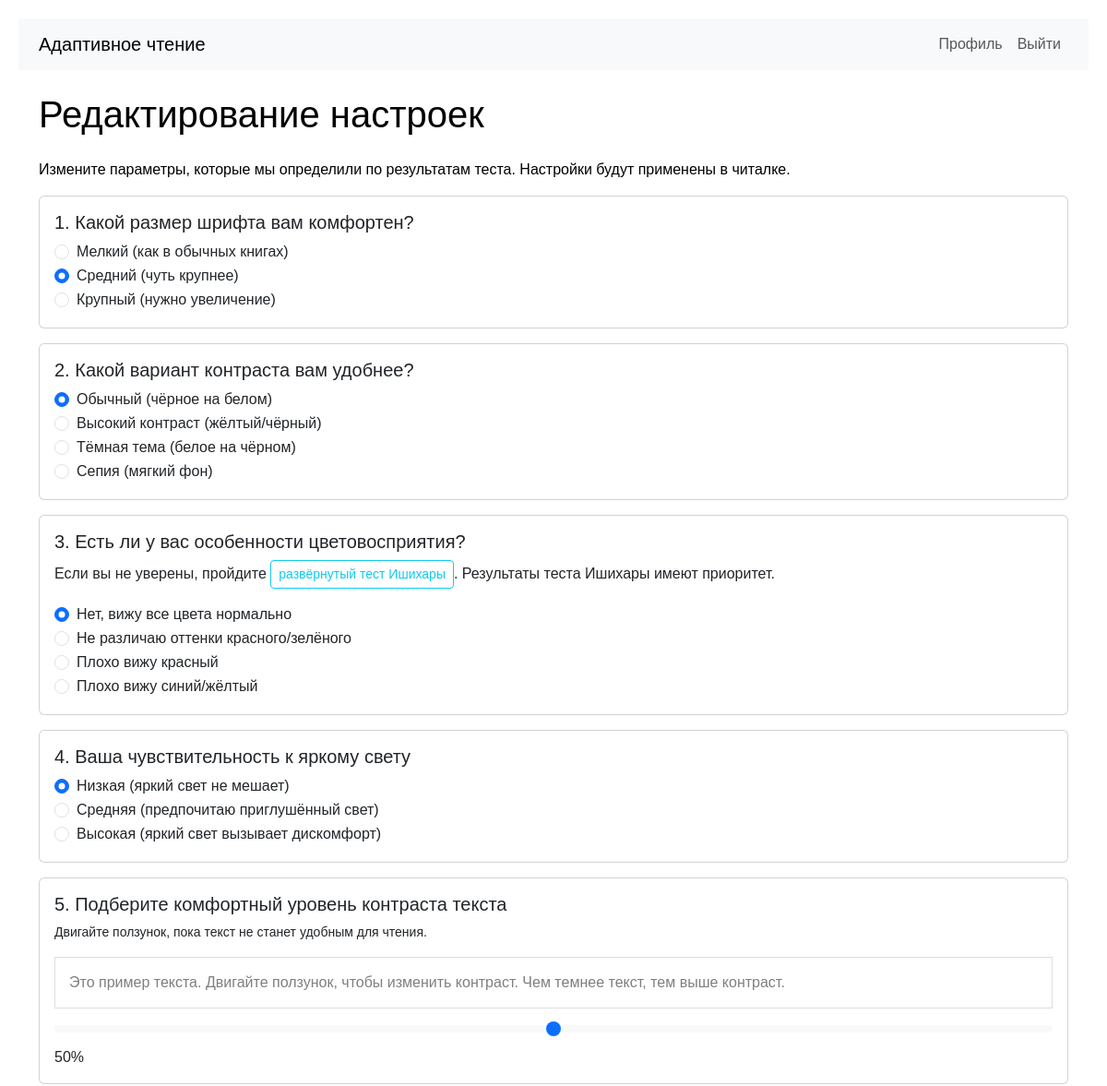
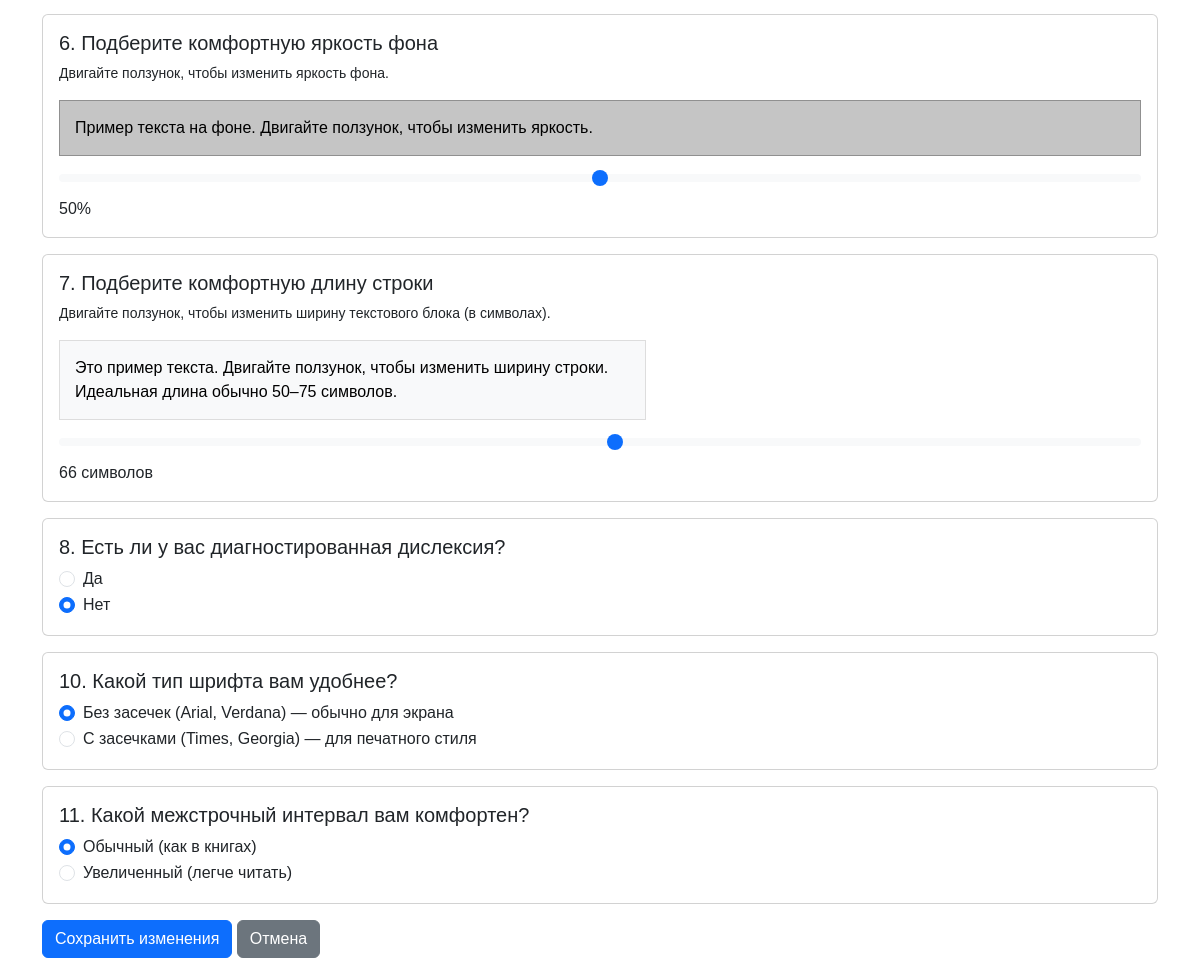
/profile/edit (signed in), run on the app's committed database (2 pictures, top to bottom).
### app.py (models this page shows, shortened)
class User(db.Model):
    id = db.Column(db.Integer, primary_key=True)
    username = db.Column(db.String(80), unique=True, nullable=False, default='user1')
    password_hash = db.Column(db.String(200))
    contrast = db.Column(db.String(20))       # 'high', 'medium', 'low'
    color_vision = db.Column(db.String(20))   # 'normal', 'deutan', 'protan', 'tritan'
    font_pref = db.Column(db.String(20))      # 'small', 'medium', 'large'
    theme_pref = db.Column(db.String(20))     # 'light', 'dark', 'sepia', 'high_contrast'
    line_height = db.Column(db.String(20), default='normal')      # 'normal' или 'large'
    color_blindness_type = db.Column(db.String(20), default='none')   # 'none', 'protanopia', 'deuteranopia', 'tritanopia'
    has_dyslexia = db.Column(db.Boolean, default=False)
    light_sensitivity_level = db.Column(db.String(20), default='low')   # 'low', 'medium', 'high'
    preferred_font = db.Column(db.String(50), default='Roboto')   # новое поле
    created_at = db.Column(db.DateTime, default=datetime.utcnow)

### app.py (the view, shortened to what this page needs)
@app.route('/profile/edit', methods=['GET', 'POST'])
def edit_profile():
    if 'user_id' not in session:
        return redirect(url_for('login'))
    user = User.query.get(session['user_id'])
    if not user:
        return redirect(url_for('login'))
    return render_template('profile_edit.html', user=user)

### app.py (called while the page is built)
@app.context_processor
def inject_user():
    return dict(session=session)

### templates/profile_edit.html (shortened to what this page needs)
{% extends "base.html" %}
{% block content %}
<h1 class="mb-4">Редактирование настроек</h1>
<p>Измените параметры, которые мы определили по результатам теста. Настройки будут применены в читалке.</p>
<form method="POST" action="{{ url_for('edit_profile') }}">
    <div class="card mb-3">
        <div class="card-body">
            <h5 class="card-title">1. Какой размер шрифта вам комфортен?</h5>
            <div class="form-check">
                <input class="form-check-input" type="radio" name="vision" id="vision_small" value="small" {% if user.font_pref == 'small' %}checked{% endif %}>
                <label class="form-check-label" for="vision_small">Мелкий (как в обычных книгах)</label>
            </div>
            <div class="form-check">
                <input class="form-check-input" type="radio" name="vision" id="vision_medium" value="medium" {% if user.font_pref == 'medium' or not user.font_pref %}checked{% endif %}>
                <label class="form-check-label" for="vision_medium">Средний (чуть крупнее)</label>
            </div>
            <div class="form-check">
                <input class="form-check-input" type="radio" name="vision" id="vision_large" value="large" {% if user.font_pref == 'large' %}checked{% endif %}>
                <label class="form-check-label" for="vision_large">Крупный (нужно увеличение)</label>
            </div>
        </div>
    </div>
    <div class="card mb-3">
        <div class="card-body">
            <h5 class="card-title">2. Какой вариант контраста вам удобнее?</h5>
            <div class="form-check">
                <input class="form-check-input" type="radio" name="theme" id="theme_normal" value="normal" {% if user.theme_pref == 'normal' %}checked{% endif %}>
                <label class="form-check-label" for="theme_normal">Обычный (чёрное на белом)</label>
            </div>
            <div class="form-check">
                <input class="form-check-input" type="radio" name="theme" id="theme_high" value="high" {% if user.theme_pref == 'high' %}checked{% endif %}>
                <label class="form-check-label" for="theme_high">Высокий контраст (жёлтый/чёрный)</label>
            </div>
            <div class="form-check">
                <input class="form-check-input" type="radio" name="theme" id="theme_dark" value="dark" {% if user.theme_pref == 'dark' %}checked{% endif %}>
                <label class="form-check-label" for="theme_dark">Тёмная тема (белое на чёрном)</label>
            </div>
            <div class="form-check">
                <input class="form-check-input" type="radio" name="theme" id="theme_sepia" value="sepia" {% if user.theme_pref == 'sepia' %}checked{% endif %}>
                <label class="form-check-label" for="theme_sepia">Сепия (мягкий фон)</label>
            </div>
        </div>
    </div>
    <div class="card mb-3">
        <div class="card-body">
            <h5 class="card-title">3. Есть ли у вас особенности цветовосприятия?</h5>
            <p>Если вы не уверены, пройдите <a href="{{ url_for('ishihara_test') }}" class="btn btn-sm btn-outline-info">развёрнутый тест Ишихары</a>. Результаты теста Ишихары имеют приоритет.</p>
            <div class="form-check">
                <input class="form-check-input" type="radio" name="color_vision" id="color_normal" value="normal" {% if user.color_vision == 'normal' %}checked{% endif %}>
                <label class="form-check-label" for="color_normal">Нет, вижу все цвета нормально</label>
            </div>
            <div class="form-check">
                <input class="form-check-input" type="radio" name="color_vision" id="color_deutan" value="deutan" {% if user.color_vision == 'deutan' %}checked{% endif %}>
                <label class="form-check-label" for="color_deutan">Не различаю оттенки красного/зелёного</label>
            </div>
            <div class="form-check">
                <input class="form-check-input" type="radio" name="color_vision" id="color_protan" value="protan" {% if user.color_vision == 'protan' %}checked{% endif %}>
                <label class="form-check-label" for="color_protan">Плохо вижу красный</label>
            </div>
            <div class="form-check">
                <input class="form-check-input" type="radio" name="color_vision" id="color_tritan" value="tritan" {% if user.color_vision == 'tritan' %}checked{% endif %}>
                <label class="form-check-label" for="color_tritan">Плохо вижу синий/жёлтый</label>
            </div>
        </div>
    </div>
    <div class="card mb-3">
        <div class="card-body">
            <h5 class="card-title">4. Ваша чувствительность к яркому свету</h5>
            <div class="form-check">
                <input class="form-check-input" type="radio" name="light_sensitivity_level" id="light_low" value="low" {% if user.light_sensitivity_level == 'low' %}checked{% endif %}>
                <label class="form-check-label" for="light_low">Низкая (яркий свет не мешает)</label>
            </div>
            <div class="form-check">
                <input class="form-check-input" type="radio" name="light_sensitivity_level" id="light_medium" value="medium" {% if user.light_sensitivity_level == 'medium' %}checked{% endif %}>
                <label class="form-check-label" for="light_medium">Средняя (предпочитаю приглушённый свет)</label>
            </div>
            <div class="form-check">
                <input class="form-check-input" type="radio" name="light_sensitivity_level" id="light_high" value="high" {% if user.light_sensitivity_level == 'high' %}checked{% endif %}>
                <label class="form-check-label" for="light_high">Высокая (яркий свет вызывает дискомфорт)</label>
            </div>
        </div>
    </div>
    <div class="card mb-3">
        <div class="card-body">
            <h5 class="card-title">5. Подберите комфортный уровень контраста текста</h5>
            <p class="small">Двигайте ползунок, пока текст не станет удобным для чтения.</p>
            <div id="contrastDemo" style="padding: 15px; background-color: #fff; color: #000; margin-bottom: 10px; border: 1px solid #ddd;">
                Это пример текста. Двигайте ползунок, чтобы изменить контраст. Чем темнее текст, тем выше контраст.
            </div>
            <input type="range" class="form-range" id="contrastSlider" min="0" max="100" value="{{ user.contrast_sensitivity or 50 }}" step="1">
            <span id="contrastValue">{{ user.contrast_sensitivity or 50 }}</span>%
        </div>
    </div>
    <div class="card mb-3">
        <div class="card-body">
            <h5 class="card-title">6. Подберите комфортную яркость фона</h5>
            <p class="small">Двигайте ползунок, чтобы изменить яркость фона.</p>
            <div id="brightnessDemo" style="padding: 15px; background-color: #f0f0f0; color: #000; margin-bottom: 10px; border: 1px solid #ddd;">
                Пример текста на фоне. Двигайте ползунок, чтобы изменить яркость.
            </div>
            <input type="range" class="form-range" id="brightnessSlider" min="0" max="100" value="{{ user.brightness_preference or 50 }}" step="1">
            <span id="brightnessValue">{{ user.brightness_preference or 50 }}</span>%
        </div>
    </div>
    <div class="card mb-3">
        <div class="card-body">
            <h5 class="card-title">7. Подберите комфортную длину строки</h5>
            <p class="small">Двигайте ползунок, чтобы изменить ширину текстового блока (в символах).</p>
            <div id="lineWidthDemo" style="padding: 15px; background-color: #f8f9fa; color: #000; margin-bottom: 10px; border: 1px solid #ddd;">
                Это пример текста. Двигайте ползунок, чтобы изменить ширину строки. Идеальная длина обычно 50–75 символов.
            </div>
            <input type="range" class="form-range" id="lineWidthSlider" min="30" max="100" value="{{ user.preferred_line_width_ch or 66 }}" step="1">
            <span id="lineWidthValue">{{ user.preferred_line_width_ch or 66 }}</span> символов
        </div>
    </div>
    <div class="card mb-3">
        <div class="card-body">
            <h5 class="card-title">8. Есть ли у вас диагностированная дислексия?</h5>
            <div class="form-check">
                <input class="form-check-input" type="radio" name="dyslexia" id="dyslexia_yes" value="yes" {% if user.has_dyslexia %}checked{% endif %}>
                <label class="form-check-label" for="dyslexia_yes">Да</label>
            </div>
            <div class="form-check">
                <input class="form-check-input" type="radio" name="dyslexia" id="dyslexia_no" value="no" {% if not user.has_dyslexia %}checked{% endif %}>
                <label class="form-check-label" for="dyslexia_no">Нет</label>
            </div>
        </div>
    </div>
    <div class="card mb-3">
        <div class="card-body">
            <h5 class="card-title">10. Какой тип шрифта вам удобнее?</h5>
            <div class="form-check">
                <input class="form-check-input" type="radio" name="font_family" id="font_sans" value="sans" {% if user.font_family == 'sans' or not user.font_family %}checked{% endif %}>
                <label class="form-check-label" for="font_sans">Без засечек (Arial, Verdana) — обычно для экрана</label>
            </div>
            <div class="form-check">
                <input class="form-check-input" type="radio" name="font_family" id="font_serif" value="serif" {% if user.font_family == 'serif' %}checked{% endif %}>
                <label class="form-check-label" for="font_serif">С засечками (Times, Georgia) — для печатного стиля</label>
            </div>
        </div>
    </div>
    <div class="card mb-3">
        <div class="card-body">
            <h5 class="card-title">11. Какой межстрочный интервал вам комфортен?</h5>
            <div class="form-check">
                <input class="form-check-input" type="radio" name="line_height" id="line_normal" value="normal" {% if user.line_height == 'normal' or not user.line_height %}checked{% endif %}>
                <label class="form-check-label" for="line_normal">Обычный (как в книгах)</label>
            </div>
            <div class="form-check">
                <input class="form-check-input" type="radio" name="line_height" id="line_large" value="large" {% if user.line_height == 'large' %}checked{% endif %}>
                <label class="form-check-label" for="line_large">Увеличенный (легче читать)</label>
            </div>
        </div>
    </div>
    <button type="submit" class="btn btn-primary">Сохранить изменения</button>
    <a href="{{ url_for('profile', user_id=user.id) }}" class="btn btn-secondary">Отмена</a>
</form>
{% endblock %}

### static/css/reader.css (style rules this page uses)
body { font-family: Arial, sans-serif; font-size: 16px; line-height: 1.5; color: #000; background-color: #fff; transition: all 0.2s ease; padding: 20px; }
body { --text-contrast: 1; --bg-brightness: 1; --line-width: 66ch; }

### data on the page
User: font_pref "☐ Мелкий (как в обычных книгах)", font_pref "☑ Средний (чуть крупнее)", font_pref "☐ Крупный (нужно увеличение)", theme_pref "☑ Обычный (чёрное на белом)", theme_pref "☐ Высокий контраст (жёлтый/чёрны", theme_pref "☐ Тёмная тема (белое на чёрном)", theme_pref "☐ Сепия (мягкий фон)", color_vision "☑ Нет, вижу все цвета нормально", color_vision "☐ Не различаю оттенки красного/з", color_vision "☐ Плохо вижу красный", color_vision "☐ Плохо вижу синий/жёлтый", light_sensitivity_level "☑ Низкая (яркий свет не мешает)", light_sensitivity_level "☐ Средняя (предпочитаю приглушён", light_sensitivity_level "☐ Высокая (яркий свет вызывает д", has_dyslexia "☐ Да", has_dyslexia "☑ Нет", line_height "☑ Обычный (как в книгах)", line_height "☐ Увеличенный (легче читать)"

### other printed values
{{ user.contrast_sensitivity or 50 }} "50"
{{ user.brightness_preference or 50 }} "50"
{{ user.preferred_line_width_ch or 66 }} "66"
